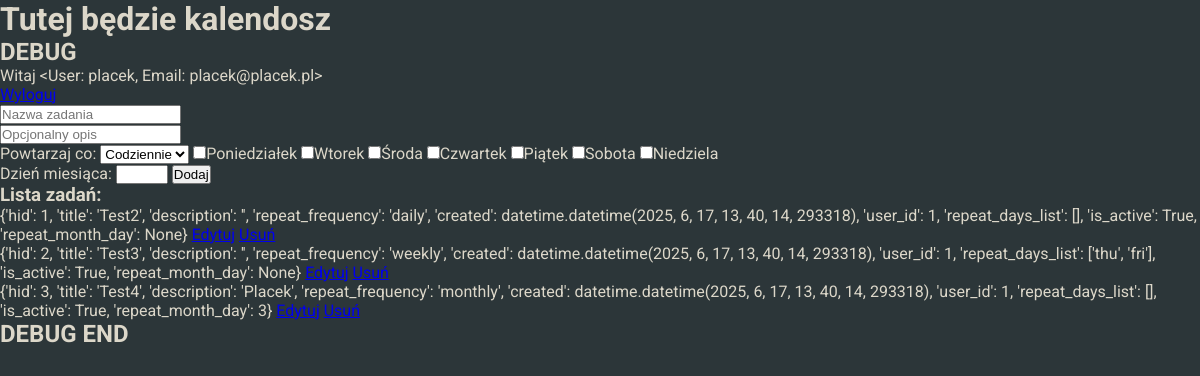
The page /dashboard (signed in) on the database as committed earlier.
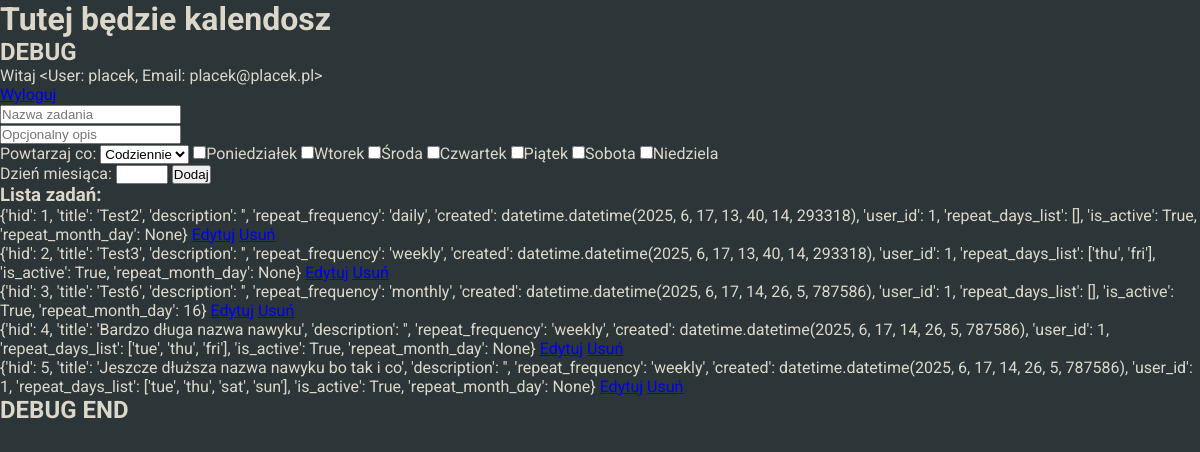
The same page on the database as committed later.
### habitcakesapp/blueprints/userbase/models.py (models this page shows, shortened)
class User(db.Model, UserMixin):
    __tablename__ = 'users'
    uid = db.Column(db.Integer, primary_key=True)
    username = db.Column(db.String, nullable=False)
    password = db.Column(db.String, nullable=False)
    email = db.Column(db.String, nullable=False)
    role = db.Column(db.String,default='user', nullable=False)
    habits = db.relationship('Habit', back_populates='user')
    def __repr__(self):
        return f'<User: {self.username}, Email: {self.email}>'

### habitcakesapp/blueprints/habits/models.py (models this page shows, shortened)
class Habit(db.Model):
    __tablename__ = 'habits'
    hid = db.Column(db.Integer, primary_key=True)
    title = db.Column(db.String, nullable=False)
    description = db.Column(db.String, nullable=True)
    repeat_frequency = db.Column(db.String, nullable=True)
    repeat_day = db.Column(db.String, nullable=True)
    created = db.Column(db.DateTime, default=datetime.now(), nullable=False)
    is_active = db.Column(db.Boolean, default=True, nullable=False)
    repeat_month_day = db.Column(db.Integer,nullable=True)
    user_id = db.Column(db.Integer, db.ForeignKey('users.uid'), nullable=False, index=True)
    user = db.relationship('User', back_populates='habits')
    completions = db.relationship('HabitCompletion', backref='habit', cascade="all, delete-orphan")

### habitcakesapp/blueprints/core/routes.py (the view)
@core.route('/dashboard')
@login_required
def dashboard():
    user_habits = current_user.habits
    processed_habits = []
    for habit in user_habits:
        habit_dict = {
            'hid': habit.hid,
            'title': habit.title,
            'description': habit.description,
            'repeat_frequency': habit.repeat_frequency,
            'created': habit.created,
            'user_id': habit.user_id,
            'repeat_days_list': habit.repeat_day.split('.') if habit.repeat_day else [],
            'is_active': habit.is_active,
            'repeat_month_day': habit.repeat_month_day
        }
        processed_habits.append(habit_dict)
    return render_template('core/dashboard.html', habits=processed_habits)

### habitcakesapp/blueprints/core/templates/core/dashboard.html (shortened to what this page needs)
{% extends "base.html" %}
{% block content %}
    <main>
    <h1>Tutej będzie kalendosz</h1>
    <h2>DEBUG</h2>
    <p>Witaj {{ current_user }}</p>
    <a href="{{ url_for('userbase.logout') }}">Wyloguj</a><br>
    <form action="{{ url_for('habits.habit') }}" method="POST">
        <input type="text" name="title" placeholder="Nazwa zadania" required="required"><br>
        <input type="text" name="description" placeholder="Opcjonalny opis"><br>
        <label for="repeat_frequency">Powtarzaj co:</label>
        <select id="repeat_frequency" name="repeat_frequency">
            <option value="daily">Codziennie</option>
        </select>
        <input type="checkbox" id="monday" name="repeat_day" value="mon"><label for="monday">Poniedziałek</label>
        <input type="checkbox" id="tuesday" name="repeat_day" value="tue"><label for="tuesday">Wtorek</label>
        <input type="checkbox" id="wednesday" name="repeat_day" value="wed"><label for="wednesday">Środa</label>
        <input type="checkbox" id="thursday" name="repeat_day" value="thu"><label for="thursday">Czwartek</label>
        <input type="checkbox" id="friday" name="repeat_day" value="fri"><label for="friday">Piątek</label>
        <input type="checkbox" id="saturday" name="repeat_day" value="sat"><label for="saturday">Sobota</label>
        <input type="checkbox" id="sunday" name="repeat_day" value="sun"><label for="sunday">Niedziela</label><br>
        <label for="repeat_month_day" id="repeat_month_day">Dzień miesiąca:</label>
        <input type="number" name="repeat_month_day" min="1" max="31">
        <input type="submit" value="Dodaj">
    </form>
    <h3>Lista zadań:</h3>
    <ul>
        {% for habit in habits %}
        <li>{{ habit }} <a href="{{ url_for('habits.edit_habit', habit_id=habit['hid']) }}">Edytuj</a>
        <a href="{{ url_for('habits.delete', habit_id=habit['hid']) }}">Usuń</a>
</li>
    {% endfor %}
    </ul>
    <h2>DEBUG END</h2><br><br>
    </main>
{% endblock %}

### habitcakesapp/templates/base.html (shortened to what this page needs)
<!DOCTYPE html>
<html lang="pl">
<head>
    <link rel="stylesheet" href="{{ url_for('static', filename='styles.css') }}">
</head>
<body>
    {% block content %}{% endblock %}
</body>
</html>

### habitcakesapp/static/styles.css (style rules this page uses)
html { box-sizing: border-box; scroll-behavior: smooth; }
*, *::before, *::after { box-sizing: inherit; margin: 0; padding: 0; }
body { font-family: "Roboto", sans-serif; color: #DCD7C9; background-color: #2C3639; min-height: 100vh; }

Rows that differ between the two databases and show on the page:
changed Habit (number 3 of 5 on the later page): habit "{'hid': 3, 'title': 'Test4', 'description': 'Placek', 'repeat_frequency': 'monthly', 'created': datetime.datetime(2025, 6, 17, 13, 40, 14, 293318), 'user_id': 1, 'repeat_days_list': [], 'is_active': True, 'repeat_month_day': 3}" → "{'hid': 3, 'title': 'Test6', 'description': '', 'repeat_frequency': 'monthly', 'created': datetime.datetime(2025, 6, 17, 14, 26, 5, 787586), 'user_id': 1, 'repeat_days_list': [], 'is_active': True, 'repeat_month_day': 16}"
added Habit: habit "{'hid': 4, 'title': 'Bardzo długa nazwa nawyku', 'description': '', 'repeat_frequency': 'weekly', 'created': datetime.datetime(2025, 6, 17, 14, 26, 5, 787586), 'user_id': 1, 'repeat_days_list': ['tue', 'thu', 'fri'], 'is_active': True, 'repeat_month_day': None}"
added Habit: habit "{'hid': 5, 'title': 'Jeszcze dłuższa nazwa nawyku bo tak i co', 'description': '', 'repeat_frequency': 'weekly', 'created': datetime.datetime(2025, 6, 17, 14, 26, 5, 787586), 'user_id': 1, 'repeat_days_list': ['tue', 'thu', 'sat', 'sun'], 'is_active': True, 'repeat_month_day': None}"
